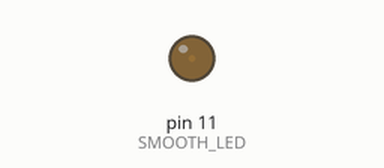
This sketch was run on a simulated Arduino Uno, built with avr-gcc and run on an emulated ATmega328P. Parts: output pins drawn as LEDs (lit = HIGH).

Above: at 0.05 s.
At 1.3 s:
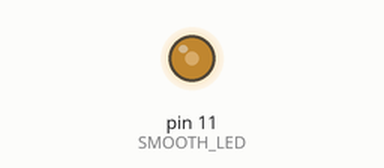
At 2.55 s:
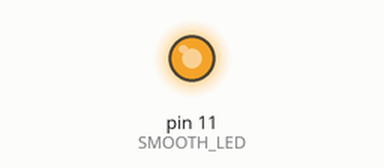
At 5.05 s:
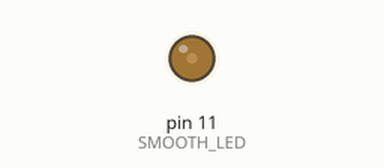
Timing chart, 0 to 7.3 s (numbered marks = the images above):
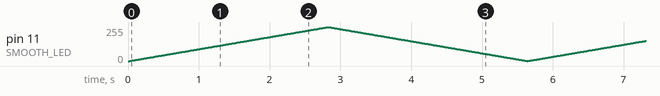

The sketch:

BlinkSmoothExample1.ino
```cpp
#define SMOOTH_LED 11

#define TIMER_DELAY 10
long timer = 0;
int pwmValue = 0;
bool ledStatus = false;

void setup()
{
  pinMode(SMOOTH_LED, OUTPUT);
}

void loop()
{
  if (((millis() - timer) > TIMER_DELAY) && ledStatus == false)
  {
    timer = millis();

    analogWrite(SMOOTH_LED, pwmValue);
    pwmValue++;

    pwmValue == 255 ? ledStatus = true: ledStatus = false;
  }
  if (((millis() - timer) > TIMER_DELAY) && ledStatus == true)
  {
    timer = millis();

    analogWrite(SMOOTH_LED, pwmValue);
    pwmValue--;

    pwmValue == 0 ? ledStatus = false: ledStatus = true;
  }
}
```
